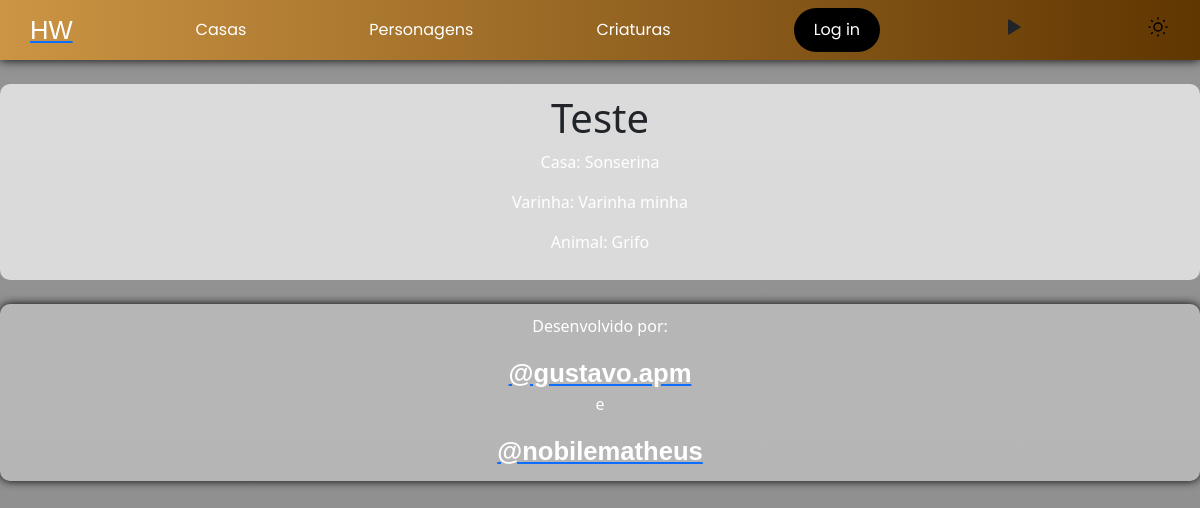
Screenshot of /aluno/f9927737-4c2d-49de-a72d-08642f77ccb3 with the database file from the repository.
### hogwarts/models.py (models this page shows, shortened)
class Aluno(models.Model):
    id = models.UUIDField(verbose_name="ID_Aluno", primary_key=True, default=uuid.uuid4, editable=False)
    nome = models.CharField(verbose_name="Nome", max_length=255, null=False, blank=False, unique=True, help_text="Nome do Aluno")
    casa = models.ForeignKey(Casa, to_field='id',verbose_name="Casa", on_delete=models.DO_NOTHING, null=False, blank=False, help_text="Casa do Aluno")
    varinha = models.ForeignKey(Varinha, verbose_name="Varinha", on_delete=models.DO_NOTHING, null=False, blank=False, help_text="Varinha do Aluno")
    animal = models.ForeignKey(Animal, to_field='id',verbose_name="Animal", on_delete=models.DO_NOTHING, null=False, blank=False, help_text="Animal do Aluno")
    usuario = models.OneToOneField(User, verbose_name="Usuário", on_delete=models.CASCADE, null=True, blank=True, help_text="Usuário do Aluno")

class Casa(models.Model):
    id = models.AutoField(verbose_name="ID_Casa", primary_key=True, editable=False)
    nome = models.CharField(verbose_name="Nome", max_length=255, null=False, blank=False, unique=True, help_text="Nome da Casa")
    logo = models.ImageField(verbose_name="Logo da Casa", upload_to="media/", max_length=200, null=True, blank=True, help_text="Imagem do Personagem")

class Varinha(models.Model):
    id = models.UUIDField(verbose_name="ID_Varinha", primary_key=True, default=uuid.uuid4, editable=False)
    descricao = models.CharField(verbose_name="Descrição", max_length=255, null=False, blank=False, help_text="Descrição da Varinha")
    madeira = models.ForeignKey('Madeira', verbose_name="Madeira", on_delete=models.CASCADE, null=False, blank=False, help_text="Madeira da Varinha")
    nucleo = models.ForeignKey('Nucleo', verbose_name="Núcleo", on_delete=models.CASCADE, null=False, blank=False, help_text="Núcleo da Varinha")
    tamanho = models.ForeignKey('Tamanho', verbose_name="Tamanho", on_delete=models.CASCADE, null=False, blank=False, help_text="Tamanho da Varinha")

class Animal(models.Model):
    id = models.AutoField(verbose_name="ID", primary_key=True)
    nome = models.CharField(verbose_name="Nome", max_length=255, null=False, blank=False, unique=True, help_text="Nome do Animal")
    descricao = models.CharField(verbose_name="Descrição", max_length=255, null=False, blank=False, help_text="Descrição do Animal")

### hogwarts/views.py (the view)
# urls.py: path('aluno/<uuid:pk>', views.AlunoDetailView.as_view(), name='aluno_detail'),
class AlunoDetailView(generic.DetailView):
    model = Aluno
    context_object_name = 'aluno_detail'
    template_name = 'aluno/aluno_detail.html'

### hogwarts/templates/aluno/aluno_detail.html
{% extends 'base_form.html' %}
{% load static %}
{% block conteudo %}
    <br>
    <div class="info">
        <h1>{{ aluno_detail.nome }}</h1>
        <p>Casa: {{aluno_detail.casa.nome}}</p>
        <p>Varinha: {{aluno_detail.varinha.descricao}}</p>
        <p>Animal: {{aluno_detail.animal.nome}}</p>
    </div>
    <br>
{% endblock %}

### hogwarts/static/css/style_form.css (style rules this page uses)
:root { --fundo-cinza: #ffffff55; --branco-transparente: #ffffffaa; --branco: #fff; --preto: #000; --cinza: #444444; --primary-color-grifinoria: #5b0000; --secundary-color-grifinoria: #660505aa; --primary-color-sonserina: #00572aaa; --secundary-color-sonserina: #084103; --primary-color-lufalufa: #e1ec05aa; --secundary-color-lufalufa: #6e7b08; --primary-color-corvinal: #0420aaaa; --secundary-color-corvinal: #030962; --primary-color-comensais: #000000; --secundary-color-comensais: #031701; --degrade-color-grifinoria: linear-gradient(to left, var(--primary-color-grifinoria), var(--secundary-color-grifinoria) ); --degrade-color-sonserina: linear-gradient(to right, var(--primary-color-sonserina), var(--secundary-color-sonserina)); --degrade-color-lufalufa: linear-gradient(to right, var(--primary-color-lufalufa), var(--secundary-color-lufalufa)); --dregrade-color-corvinal: linear-gradient(to right, var(--primary-color-corvinal), var(--secundary-color-corvinal)); --degrade-color-comensais: linear-gradient(to left,var(--primary-color-comensais), var(--secundary-color-comensais)); }
* { margin: 0; padding: 0; box-sizing: border-box; }
html, body { font-family: poppins, sans-serif; font-weight: 400; width: auto; height:auto; background-image: linear-gradient(rgba(41, 41, 41, 0.5), rgba(31, 30, 30, 0.5)), url("../images/background_cria_persona.jpg"); background-size: cover; background-attachment: fixed; background-position: center; background-repeat: no-repeat; transition: .3s; padding: 0 auto; }

### hogwarts/static/css/caracters.css (style rules this page uses)
.info { display: flex; flex-direction: column; justify-content: space-between; text-align: center; width: 100%; max-width: 1200px; margin: 0 auto; padding: 10px; background-color: var(--branco-transparente); border-radius: 10px; background-size: cover; background-attachment: fixed; background-position: center; background-repeat: no-repeat; }
.info p { color:var(--branco); }

### rows the page displays
Aluno: nome "Teste", casa.nome "Sonserina", varinha.descricao "Varinha minha", animal.nome "Grifo"
